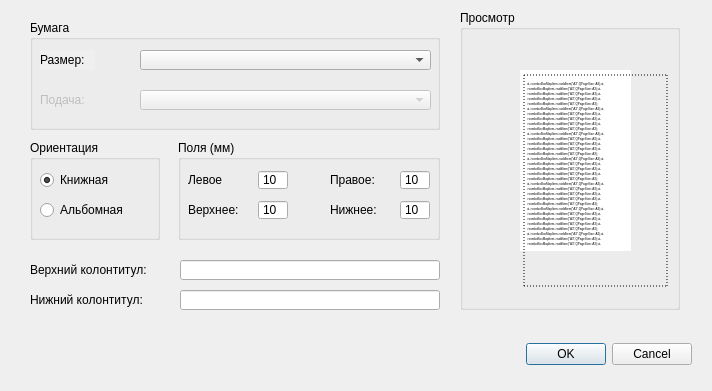
 <widget class="QDialog" name="PageSettings">
  <property name="geometry">
   <rect>
    <x>0</x>
    <y>0</y>
    <width>712</width>
    <height>391</height>
   </rect>
  </property>
  <property name="font">
   <font>
    <family>Arial</family>
    <pointsize>9</pointsize>
   </font>
  </property>
  <property name="windowTitle">
   <string>Параметры страницы</string>
  </property>
  <widget class="QGroupBox" name="groupBox_1">
   <property name="geometry">
    <rect>
     <x>30</x>
     <y>20</y>
     <width>410</width>
     <height>110</height>
    </rect>
   </property>
   <property name="title">
    <string>Бумага</string>
   </property>
   <widget class="QLabel" name="label_1">
    <property name="geometry">
     <rect>
      <x>10</x>
      <y>30</y>
      <width>55</width>
      <height>20</height>
     </rect>
    </property>
    <property name="sizePolicy">
     <sizepolicy hsizetype="Maximum" vsizetype="Maximum">
      <horstretch>0</horstretch>
      <verstretch>0</verstretch>
     </sizepolicy>
    </property>
    <property name="acceptDrops">
     <bool>false</bool>
    </property>
    <property name="toolTip">
     <string notr="true"/>
    </property>
    <property name="autoFillBackground">
     <bool>true</bool>
    </property>
    <property name="locale">
     <locale language="Russian" country="Russia"/>
    </property>
    <property name="inputMethodHints">
     <set>Qt::ImhNone</set>
    </property>
    <property name="frameShape">
     <enum>QFrame::NoFrame</enum>
    </property>
    <property name="frameShadow">
     <enum>QFrame::Plain</enum>
    </property>
    <property name="text">
     <string>Размер:</string>
    </property>
   </widget>
   <widget class="QComboBoxMapPageSize" name="comboBoxMapItem">
    <property name="geometry">
     <rect>
      <x>110</x>
      <y>30</y>
      <width>291</width>
      <height>20</height>
     </rect>
    </property>
    <property name="styleSheet">
     <string notr="true"/>
    </property>
   </widget>
   <widget class="QLabel" name="label_2">
    <property name="enabled">
     <bool>false</bool>
    </property>
    <property name="geometry">
     <rect>
      <x>10</x>
      <y>70</y>
      <width>55</width>
      <height>20</height>
     </rect>
    </property>
    <property name="sizePolicy">
     <sizepolicy hsizetype="Maximum" vsizetype="Maximum">
      <horstretch>0</horstretch>
      <verstretch>0</verstretch>
     </sizepolicy>
    </property>
    <property name="text">
     <string>Подача:</string>
    </property>
   </widget>
   <widget class="QComboBoxMapPageSize" name="comboBoxMapItem_2">
    <property name="enabled">
     <bool>false</bool>
    </property>
    <property name="geometry">
     <rect>
      <x>110</x>
      <y>70</y>
      <width>291</width>
      <height>20</height>
     </rect>
    </property>
    <property name="styleSheet">
     <string notr="true"/>
    </property>
   </widget>
  </widget>
  <widget class="QDialogButtonBox" name="buttonBox">
   <property name="geometry">
    <rect>
     <x>500</x>
     <y>340</y>
     <width>192</width>
     <height>28</height>
    </rect>
   </property>
   <property name="standardButtons">
    <set>QDialogButtonBox::Cancel|QDialogButtonBox::Ok</set>
   </property>
  </widget>
  <widget class="QGroupBox" name="groupBox_2">
   <property name="geometry">
    <rect>
     <x>460</x>
     <y>10</y>
     <width>220</width>
     <height>300</height>
    </rect>
   </property>
   <property name="title">
    <string>Просмотр</string>
   </property>
   <widget class="QTextBrowser" name="textBrowser">
    <property name="enabled">
     <bool>true</bool>
    </property>
    <property name="geometry">
     <rect>
      <x>60</x>
      <y>60</y>
      <width>111</width>
      <height>181</height>
     </rect>
    </property>
    <property name="styleSheet">
     <string notr="true">QTextBrowser{
	background: white;
	padding: 4px 3px 4px 3px;
}</string>
    </property>
    <property name="frameShape">
     <enum>QFrame::NoFrame</enum>
    </property>
    <property name="verticalScrollBarPolicy">
     <enum>Qt::ScrollBarAlwaysOff</enum>
    </property>
    <property name="horizontalScrollBarPolicy">
     <enum>Qt::ScrollBarAlwaysOff</enum>
    </property>
    <property name="html">
     <string>&lt;!DOCTYPE HTML PUBLIC &quot;-//W3C//DTD HTML 4.0//EN&quot; &quot;http://www.w3.org/TR/REC-html40/strict.dtd&quot;&gt;
&lt;html&gt;&lt;head&gt;&lt;meta name=&quot;qrichtext&quot; content=&quot;1&quot; /&gt;&lt;style type=&quot;text/css&quot;&gt;
p, li { white-space: pre-wrap; }
&lt;/style&gt;&lt;/head&gt;&lt;body style=&quot; font-family:'Arial'; font-size:9pt; font-weight:400; font-style:normal;&quot;&gt;
&lt;p style=&quot; margin-top:0px; margin-bottom:0px; margin-left:0px; margin-right:0px; -qt-block-indent:0; text-indent:0px;&quot;&gt;&lt;span style=&quot; font-family:'MS Shell Dlg 2'; font-size:3pt;&quot;&gt;    &lt;/span&gt;&lt;/p&gt;
&lt;p style=&quot; margin-top:0px; margin-bottom:0px; margin-left:0px; margin-right:0px; -qt-block-indent:0; text-indent:0px;&quot;&gt;&lt;span style=&quot; font-family:'MS Shell Dlg 2'; font-size:3pt; vertical-align:super;&quot;&gt;ui-&amp;gt;comboBoxMapItem-&amp;gt;addItem(&amp;quot;A3&amp;quot;,QPageSize::A3);ui-&amp;gt;comboBoxMapItem-&amp;gt;addItem(&amp;quot;A3&amp;quot;,QPageSize::A3);ui-&amp;gt;comboBoxMapItem-&amp;gt;addItem(&amp;quot;A3&amp;quot;,QPageSize::A3);ui-&amp;gt;comboBoxMapItem-&amp;gt;addItem(&amp;quot;A3&amp;quot;,QPageSize::A3);ui-&amp;gt;comboBoxMapItem-&amp;gt;addItem(&amp;quot;A3&amp;quot;,QPageSize::A3);&lt;/span&gt;&lt;/p&gt;
&lt;p style=&quot; margin-top:0px; margin-bottom:0px; margin-left:0px; margin-right:0px; -qt-block-indent:0; text-indent:0px;&quot;&gt;&lt;span style=&quot; font-family:'MS Shell Dlg 2'; font-size:3pt; vertical-align:super;&quot;&gt;ui-&amp;gt;comboBoxMapItem-&amp;gt;addItem(&amp;quot;A3&amp;quot;,QPageSize::A3);ui-&amp;gt;comboBoxMapItem-&amp;gt;addItem(&amp;quot;A3&amp;quot;,QPageSize::A3);ui-&amp;gt;comboBoxMapItem-&amp;gt;addItem(&amp;quot;A3&amp;quot;,QPageSize::A3);ui-&amp;gt;comboBoxMapItem-&amp;gt;addItem(&amp;quot;A3&amp;quot;,QPageSize::A3);ui-&amp;gt;comboBoxMapItem-&amp;gt;addItem(&amp;quot;A3&amp;quot;,QPageSize::A3);&lt;/span&gt;&lt;/p&gt;
&lt;p style=&quot; margin-top:0px; margin-bottom:0px; margin-left:0px; margin-right:0px; -qt-block-indent:0; text-indent:0px;&quot;&gt;&lt;span style=&quot; font-family:'MS Shell Dlg 2'; font-size:3pt; vertical-align:super;&quot;&gt;ui-&amp;gt;comboBoxMapItem-&amp;gt;addItem(&amp;quot;A3&amp;quot;,QPageSize::A3);ui-&amp;gt;comboBoxMapItem-&amp;gt;addItem(&amp;quot;A3&amp;quot;,QPageSize::A3);ui-&amp;gt;comboBoxMapItem-&amp;gt;addItem(&amp;quot;A3&amp;quot;,QPageSize::A3);ui-&amp;gt;comboBoxMapItem-&amp;gt;addItem(&amp;quot;A3&amp;quot;,QPageSize::A3);ui-&amp;gt;comboBoxMapItem-&amp;gt;addItem(&amp;quot;A3&amp;quot;,QPageSize::A3);&lt;/span&gt;&lt;/p&gt;
&lt;p style=&quot; margin-top:0px; margin-bottom:0px; margin-left:0px; margin-right:0px; -qt-block-indent:0; text-indent:0px;&quot;&gt;&lt;span style=&quot; font-family:'MS Shell Dlg 2'; font-size:3pt; vertical-align:super;&quot;&gt;ui-&amp;gt;comboBoxMapItem-&amp;gt;addItem(&amp;quot;A3&amp;quot;,QPageSize::A3);ui-&amp;gt;comboBoxMapItem-&amp;gt;addItem(&amp;quot;A3&amp;quot;,QPageSize::A3);ui-&amp;gt;comboBoxMapItem-&amp;gt;addItem(&amp;quot;A3&amp;quot;,QPageSize::A3);ui-&amp;gt;comboBoxMapItem-&amp;gt;addItem(&amp;quot;A3&amp;quot;,QPageSize::A3);ui-&amp;gt;comboBoxMapItem-&amp;gt;addItem(&amp;quot;A3&amp;quot;,QPageSize::A3);&lt;/span&gt;&lt;/p&gt;
&lt;p style=&quot; margin-top:0px; margin-bottom:0px; margin-left:0px; margin-right:0px; -qt-block-indent:0; text-indent:0px;&quot;&gt;&lt;span style=&quot; font-family:'MS Shell Dlg 2'; font-size:3pt; vertical-align:super;&quot;&gt;ui-&amp;gt;comboBoxMapItem-&amp;gt;addItem(&amp;quot;A3&amp;quot;,QPageSize::A3);ui-&amp;gt;comboBoxMapItem-&amp;gt;addItem(&amp;quot;A3&amp;quot;,QPageSize::A3);ui-&amp;gt;comboBoxMapItem-&amp;gt;addItem(&amp;quot;A3&amp;quot;,QPageSize::A3);ui-&amp;gt;comboBoxMapItem-&amp;gt;addItem(&amp;quot;A3&amp;quot;,QPageSize::A3);ui-&amp;gt;comboBoxMapItem-&amp;gt;addItem(&amp;quot;A3&amp;quot;,QPageSize::A3);&lt;/span&gt;&lt;/p&gt;
&lt;p style=&quot; margin-top:0px; margin-bottom:0px; margin-left:0px; margin-right:0px; -qt-block-indent:0; text-indent:0px;&quot;&gt;&lt;span style=&quot; font-family:'MS Shell Dlg 2'; font-size:3pt; vertical-align:super;&quot;&gt;ui-&amp;gt;comboBoxMapItem-&amp;gt;addItem(&amp;quot;A3&amp;quot;,QPageSize::A3);ui-&amp;gt;comboBoxMapItem-&amp;gt;addItem(&amp;quot;A3&amp;quot;,QPageSize::A3);ui-&amp;gt;comboBoxMapItem-&amp;gt;addItem(&amp;quot;A3&amp;quot;,QPageSize::A3);ui-&amp;gt;comboBoxMapItem-&amp;gt;addItem(&amp;quot;A3&amp;quot;,QPageSize::A3);ui-&amp;gt;comboBoxMapItem-&amp;gt;addItem(&amp;quot;A3&amp;quot;,QPageSize::A3);&lt;/span&gt;&lt;/p&gt;
&lt;p style=&quot; margin-top:0px; margin-bottom:0px; margin-left:0px; margin-right:0px; -qt-block-indent:0; text-indent:0px;&quot;&gt;&lt;span style=&quot; font-family:'MS Shell Dlg 2'; font-size:3pt; vertical-align:super;&quot;&gt;ui-&amp;gt;comboBoxMapItem-&amp;gt;addItem(&amp;quot;A3&amp;quot;,QPageSize::A3);ui-&amp;gt;comboBoxMapItem-&amp;gt;addItem(&amp;quot;A3&amp;quot;,QPageSize::A3);ui-&amp;gt;comboBoxMapItem-&amp;gt;addItem(&amp;quot;A3&amp;quot;,QPageSize::A3);ui-&amp;gt;comboBoxMapItem-&amp;gt;addItem(&amp;quot;A3&amp;quot;,QPageSize::A3);ui-&amp;gt;comboBoxMapItem-&amp;gt;addItem(&amp;quot;A3&amp;quot;,QPageSize::A3);&lt;/span&gt;&lt;/p&gt;
&lt;p style=&quot; margin-top:0px; margin-bottom:0px; margin-left:0px; margin-right:0px; -qt-block-indent:0; text-indent:0px;&quot;&gt;&lt;span style=&quot; font-family:'MS Shell Dlg 2'; font-size:3pt; vertical-align:super;&quot;&gt;ui-&amp;gt;comboBoxMapItem-&amp;gt;addItem(&amp;quot;A3&amp;quot;,QPageSize::A3);ui-&amp;gt;comboBoxMapItem-&amp;gt;addItem(&amp;quot;A3&amp;quot;,QPageSize::A3);ui-&amp;gt;comboBoxMapItem-&amp;gt;addItem(&amp;quot;A3&amp;quot;,QPageSize::A3);ui-&amp;gt;comboBoxMapItem-&amp;gt;addItem(&amp;quot;A3&amp;quot;,QPageSize::A3);ui-&amp;gt;comboBoxMapItem-&amp;gt;addItem(&amp;quot;A3&amp;quot;,QPageSize::A3);&lt;/span&gt;&lt;/p&gt;
&lt;p style=&quot; margin-top:0px; margin-bottom:0px; margin-left:0px; margin-right:0px; -qt-block-indent:0; text-indent:0px;&quot;&gt;&lt;span style=&quot; font-family:'MS Shell Dlg 2'; font-size:3pt; vertical-align:super;&quot;&gt;ui-&amp;gt;comboBoxMapItem-&amp;gt;addItem(&amp;quot;A3&amp;quot;,QPageSize::A3);ui-&amp;gt;comboBoxMapItem-&amp;gt;addItem(&amp;quot;A3&amp;quot;,QPageSize::A3);ui-&amp;gt;comboBoxMapItem-&amp;gt;addItem(&amp;quot;A3&amp;quot;,QPageSize::A3);ui-&amp;gt;comboBoxMapItem-&amp;gt;addItem(&amp;quot;A3&amp;quot;,QPageSize::A3);ui-&amp;gt;comboBoxMapItem-&amp;gt;addItem(&amp;quot;A3&amp;quot;,QPageSize::A3);&lt;/span&gt;&lt;/p&gt;
&lt;p style=&quot; margin-top:0px; margin-bottom:0px; margin-left:0px; margin-right:0px; -qt-block-indent:0; text-indent:0px;&quot;&gt;&lt;span style=&quot; font-family:'MS Shell Dlg 2'; font-size:3pt; vertical-align:super;&quot;&gt;ui-&amp;gt;comboBoxMapItem-&amp;gt;addItem(&amp;quot;A3&amp;quot;,QPageSize::A3);ui-&amp;gt;comboBoxMapItem-&amp;gt;addItem(&amp;quot;A3&amp;quot;,QPageSize::A3);ui-&amp;gt;comboBoxMapItem-&amp;gt;addItem(&amp;quot;A3&amp;quot;,QPageSize::A3);ui-&amp;gt;comboBoxMapItem-&amp;gt;addItem(&amp;quot;A3&amp;quot;,QPageSize::A3);ui-&amp;gt;comboBoxMapItem-&amp;gt;addItem(&amp;quot;A3&amp;quot;,QPageSize::A3);&lt;/span&gt;&lt;/p&gt;
&lt;p style=&quot; margin-top:0px; margin-bottom:0px; margin-left:0px; margin-right:0px; -qt-block-indent:0; text-indent:0px;&quot;&gt;&lt;span style=&quot; font-family:'MS Shell Dlg 2'; font-size:3pt; vertical-align:super;&quot;&gt;ui-&amp;gt;comboBoxMapItem-&amp;gt;addItem(&amp;quot;A3&amp;quot;,QPageSize::A3);ui-&amp;gt;comboBoxMapItem-&amp;gt;addItem(&amp;quot;A3&amp;quot;,QPageSize::A3);ui-&amp;gt;comboBoxMapItem-&amp;gt;addItem(&amp;quot;A3&amp;quot;,QPageSize::A3);ui-&amp;gt;comboBoxMapItem-&amp;gt;addItem(&amp;quot;A3&amp;quot;,QPageSize::A3);ui-&amp;gt;comboBoxMapItem-&amp;gt;addItem(&amp;quot;A3&amp;quot;,QPageSize::A3);&lt;/span&gt;&lt;/p&gt;
&lt;p style=&quot; margin-top:0px; margin-bottom:0px; margin-left:0px; margin-right:0px; -qt-block-indent:0; text-indent:0px;&quot;&gt;&lt;span style=&quot; font-family:'MS Shell Dlg 2'; font-size:3pt; vertical-align:super;&quot;&gt;ui-&amp;gt;comboBoxMapItem-&amp;gt;addItem(&amp;quot;A3&amp;quot;,QPageSize::A3);ui-&amp;gt;comboBoxMapItem-&amp;gt;addItem(&amp;quot;A3&amp;quot;,QPageSize::A3);ui-&amp;gt;comboBoxMapItem-&amp;gt;addItem(&amp;quot;A3&amp;quot;,QPageSize::A3);ui-&amp;gt;comboBoxMapItem-&amp;gt;addItem(&amp;quot;A3&amp;quot;,QPageSize::A3);ui-&amp;gt;comboBoxMapItem-&amp;gt;addItem(&amp;quot;A3&amp;quot;,QPageSize::A3);&lt;/span&gt;&lt;/p&gt;
&lt;p style=&quot; margin-top:0px; margin-bottom:0px; margin-left:0px; margin-right:0px; -qt-block-indent:0; text-indent:0px;&quot;&gt;&lt;span style=&quot; font-family:'MS Shell Dlg 2'; font-size:3pt; vertical-align:super;&quot;&gt;ui-&amp;gt;comboBoxMapItem-&amp;gt;addItem(&amp;quot;A3&amp;quot;,QPageSize::A3);ui-&amp;gt;comboBoxMapItem-&amp;gt;addItem(&amp;quot;A3&amp;quot;,QPageSize::A3);ui-&amp;gt;comboBoxMapItem-&amp;gt;addItem(&amp;quot;A3&amp;quot;,QPageSize::A3);ui-&amp;gt;comboBoxMapItem-&amp;gt;addItem(&amp;quot;A3&amp;quot;,QPageSize::A3);ui-&amp;gt;comboBoxMapItem-&amp;gt;addItem(&amp;quot;A3&amp;quot;,QPageSize::A3);&lt;/span&gt;&lt;/p&gt;
&lt;p style=&quot; margin-top:0px; margin-bottom:0px; margin-left:0px; margin-right:0px; -qt-block-indent:0; text-indent:0px;&quot;&gt;&lt;span style=&quot; font-family:'MS Shell Dlg 2'; font-size:3pt; vertical-align:super;&quot;&gt;ui-&amp;gt;comboBoxMapItem-&amp;gt;addItem(&amp;quot;A3&amp;quot;,QPageSize::A3);ui-&amp;gt;comboBoxMapItem-&amp;gt;addItem(&amp;quot;A3&amp;quot;,QPageSize::A3);ui-&amp;gt;comboBoxMapItem-&amp;gt;addItem(&amp;quot;A3&amp;quot;,QPageSize::A3);ui-&amp;gt;comboBoxMapItem-&amp;gt;addItem(&amp;quot;A3&amp;quot;,QPageSize::A3);ui-&amp;gt;comboBoxMapItem-&amp;gt;addItem(&amp;quot;A3&amp;quot;,QPageSize::A3);&lt;/span&gt;&lt;/p&gt;
&lt;p style=&quot; margin-top:0px; margin-bottom:0px; margin-left:0px; margin-right:0px; -qt-block-indent:0; text-indent:0px;&quot;&gt;&lt;span style=&quot; font-family:'MS Shell Dlg 2'; font-size:3pt; vertical-align:super;&quot;&gt;ui-&amp;gt;comboBoxMapItem-&amp;gt;addItem(&amp;quot;A3&amp;quot;,QPageSize::A3);ui-&amp;gt;comboBoxMapItem-&amp;gt;addItem(&amp;quot;A3&amp;quot;,QPageSize::A3);ui-&amp;gt;comboBoxMapItem-&amp;gt;addItem(&amp;quot;A3&amp;quot;,QPageSize::A3);ui-&amp;gt;comboBoxMapItem-&amp;gt;addItem(&amp;quot;A3&amp;quot;,QPageSize::A3);ui-&amp;gt;comboBoxMapItem-&amp;gt;addItem(&amp;quot;A3&amp;quot;,QPageSize::A3);&lt;/span&gt;&lt;/p&gt;
&lt;p style=&quot; margin-top:0px; margin-bottom:0px; margin-left:0px; margin-right:0px; -qt-block-indent:0; text-indent:0px;&quot;&gt;&lt;span style=&quot; font-family:'MS Shell Dlg 2'; font-size:3pt; vertical-align:super;&quot;&gt;ui-&amp;gt;comboBoxMapItem-&amp;gt;addItem(&amp;quot;A3&amp;quot;,QPageSize::A3);ui-&amp;gt;comboBoxMapItem-&amp;gt;addItem(&amp;quot;A3&amp;quot;,QPageSize::A3);ui-&amp;gt;comboBoxMapItem-&amp;gt;addItem(&amp;quot;A3&amp;quot;,QPageSize::A3);ui-&amp;gt;comboBoxMapItem-&amp;gt;addItem(&amp;quot;A3&amp;quot;,QPageSize::A3);ui-&amp;gt;comboBoxMapItem-&amp;gt;addItem(&amp;quot;A3&amp;quot;,QPageSize::A3);&lt;/span&gt;&lt;/p&gt;
&lt;p style=&quot; margin-top:0px; margin-bottom:0px; margin-left:0px; margin-right:0px; -qt-block-indent:0; text-indent:0px;&quot;&gt;&lt;span style=&quot; font-family:'MS Shell Dlg 2'; font-size:3pt; vertical-align:super;&quot;&gt;ui-&amp;gt;comboBoxMapItem-&amp;gt;addItem(&amp;quot;A3&amp;quot;,QPageSize::A3);ui-&amp;gt;comboBoxMapItem-&amp;gt;addItem(&amp;quot;A3&amp;quot;,QPageSize::A3);ui-&amp;gt;comboBoxMapItem-&amp;gt;addItem(&amp;quot;A3&amp;quot;,QPageSize::A3);ui-&amp;gt;comboBoxMapItem-&amp;gt;addItem(&amp;quot;A3&amp;quot;,QPageSize::A3);ui-&amp;gt;comboBoxMapItem-&amp;gt;addItem(&amp;quot;A3&amp;quot;,QPageSize::A3);&lt;/span&gt;&lt;/p&gt;
&lt;p style=&quot; margin-top:0px; margin-bottom:0px; margin-left:0px; margin-right:0px; -qt-block-indent:0; text-indent:0px;&quot;&gt;&lt;span style=&quot; font-family:'MS Shell Dlg 2'; font-size:3pt; vertical-align:super;&quot;&gt;ui-&amp;gt;comboBoxMapItem-&amp;gt;addItem(&amp;quot;A3&amp;quot;,QPageSize::A3);ui-&amp;gt;comboBoxMapItem-&amp;gt;addItem(&amp;quot;A3&amp;quot;,QPageSize::A3);ui-&amp;gt;comboBoxMapItem-&amp;gt;addItem(&amp;quot;A3&amp;quot;,QPageSize::A3);ui-&amp;gt;comboBoxMapItem-&amp;gt;addItem(&amp;quot;A3&amp;quot;,QPageSize::A3);ui-&amp;gt;comboBoxMapItem-&amp;gt;addItem(&amp;quot;A3&amp;quot;,QPageSize::A3);&lt;/span&gt;&lt;/p&gt;
&lt;p style=&quot; margin-top:0px; margin-bottom:0px; margin-left:0px; margin-right:0px; -qt-block-indent:0; text-indent:0px;&quot;&gt;&lt;span style=&quot; font-family:'MS Shell Dlg 2'; font-size:3pt; vertical-align:super;&quot;&gt;ui-&amp;gt;comboBoxMapItem-&amp;gt;addItem(&amp;quot;A3&amp;quot;,QPageSize::A3);ui-&amp;gt;comboBoxMapItem-&amp;gt;addItem(&amp;quot;A3&amp;quot;,QPageSize::A3);ui-&amp;gt;comboBoxMapItem-&amp;gt;addItem(&amp;quot;A3&amp;quot;,QPageSize::A3);ui-&amp;gt;comboBoxMapItem-&amp;gt;addItem(&amp;quot;A3&amp;quot;,QPageSize::A3);ui-&amp;gt;comboBoxMapItem-&amp;gt;addItem(&amp;quot;A3&amp;quot;,QPageSize::A3);&lt;/span&gt;&lt;/p&gt;
&lt;p style=&quot; margin-top:0px; margin-bottom:0px; margin-left:0px; margin-right:0px; -qt-block-indent:0; text-indent:0px;&quot;&gt;&lt;span style=&quot; font-family:'MS Shell Dlg 2'; font-size:3pt; vertical-align:super;&quot;&gt;ui-&amp;gt;comboBoxMapItem-&amp;gt;addItem(&amp;quot;A3&amp;quot;,QPageSize::A3);ui-&amp;gt;comboBoxMapItem-&amp;gt;addItem(&amp;quot;A3&amp;quot;,QPageSize::A3);ui-&amp;gt;comboBoxMapItem-&amp;gt;addItem(&amp;quot;A3&amp;quot;,QPageSize::A3);ui-&amp;gt;comboBoxMapItem-&amp;gt;addItem(&amp;quot;A3&amp;quot;,QPageSize::A3);ui-&amp;gt;comboBoxMapItem-&amp;gt;addItem(&amp;quot;A3&amp;quot;,QPageSize::A3);&lt;/span&gt;&lt;/p&gt;
&lt;p style=&quot; margin-top:0px; margin-bottom:0px; margin-left:0px; margin-right:0px; -qt-block-indent:0; text-indent:0px;&quot;&gt;&lt;span style=&quot; font-family:'MS Shell Dlg 2'; font-size:3pt; vertical-align:super;&quot;&gt;ui-&amp;gt;comboBoxMapItem-&amp;gt;addItem(&amp;quot;A3&amp;quot;,QPageSize::A3);ui-&amp;gt;comboBoxMapItem-&amp;gt;addItem(&amp;quot;A3&amp;quot;,QPageSize::A3);ui-&amp;gt;comboBoxMapItem-&amp;gt;addItem(&amp;quot;A3&amp;quot;,QPageSize::A3);ui-&amp;gt;comboBoxMapItem-&amp;gt;addItem(&amp;quot;A3&amp;quot;,QPageSize::A3);ui-&amp;gt;comboBoxMapItem-&amp;gt;addItem(&amp;quot;A3&amp;quot;,QPageSize::A3);&lt;/span&gt;&lt;/p&gt;
&lt;p style=&quot; margin-top:0px; margin-bottom:0px; margin-left:0px; margin-right:0px; -qt-block-indent:0; text-indent:0px;&quot;&gt;&lt;span style=&quot; font-family:'MS Shell Dlg 2'; font-size:3pt; vertical-align:super;&quot;&gt;ui-&amp;gt;comboBoxMapItem-&amp;gt;addItem(&amp;quot;A3&amp;quot;,QPageSize::A3);ui-&amp;gt;comboBoxMapItem-&amp;gt;addItem(&amp;quot;A3&amp;quot;,QPageSize::A3);ui-&amp;gt;comboBoxMapItem-&amp;gt;addItem(&amp;quot;A3&amp;quot;,QPageSize::A3);ui-&amp;gt;comboBoxMapItem-&amp;gt;addItem(&amp;quot;A3&amp;quot;,QPageSize::A3);ui-&amp;gt;comboBoxMapItem-&amp;gt;addItem(&amp;quot;A3&amp;quot;,QPageSize::A3);&lt;/span&gt;&lt;/p&gt;
&lt;p style=&quot; margin-top:0px; margin-bottom:0px; margin-left:0px; margin-right:0px; -qt-block-indent:0; text-indent:0px;&quot;&gt;&lt;span style=&quot; font-family:'MS Shell Dlg 2'; font-size:3pt; vertical-align:super;&quot;&gt;ui-&amp;gt;comboBoxMapItem-&amp;gt;addItem(&amp;quot;A3&amp;quot;,QPageSize::A3);ui-&amp;gt;comboBoxMapItem-&amp;gt;addItem(&amp;quot;A3&amp;quot;,QPageSize::A3);ui-&amp;gt;comboBoxMapItem-&amp;gt;addItem(&amp;quot;A3&amp;quot;,QPageSize::A3);ui-&amp;gt;comboBoxMapItem-&amp;gt;addItem(&amp;quot;A3&amp;quot;,QPageSize::A3);ui-&amp;gt;comboBoxMapItem-&amp;gt;addItem(&amp;quot;A3&amp;quot;,QPageSize::A3);&lt;/span&gt;&lt;/p&gt;
&lt;p style=&quot; margin-top:0px; margin-bottom:0px; margin-left:0px; margin-right:0px; -qt-block-indent:0; text-indent:0px;&quot;&gt;&lt;span style=&quot; font-family:'MS Shell Dlg 2'; font-size:3pt; vertical-align:super;&quot;&gt;ui-&amp;gt;comboBoxMapItem-&amp;gt;addItem(&amp;quot;A3&amp;quot;,QPageSize::A3);ui-&amp;gt;comboBoxMapItem-&amp;gt;addItem(&amp;quot;A3&amp;quot;,QPageSize::A3);ui-&amp;gt;comboBoxMapItem-&amp;gt;addItem(&amp;quot;A3&amp;quot;,QPageSize::A3);ui-&amp;gt;comboBoxMapItem-&amp;gt;addItem(&amp;quot;A3&amp;quot;,QPageSize::A3);ui-&amp;gt;comboBoxMapItem-&amp;gt;addItem(&amp;quot;A3&amp;quot;,QPageSize::A3);&lt;/span&gt;&lt;/p&gt;
&lt;p style=&quot; margin-top:0px; margin-bottom:0px; margin-left:0px; margin-right:0px; -qt-block-indent:0; text-indent:0px;&quot;&gt;&lt;span style=&quot; font-family:'MS Shell Dlg 2'; font-size:3pt; vertical-align:super;&quot;&gt;ui-&amp;gt;comboBoxMapItem-&amp;gt;addItem(&amp;quot;A3&amp;quot;,QPageSize::A3);ui-&amp;gt;comboBoxMapItem-&amp;gt;addItem(&amp;quot;A3&amp;quot;,QPageSize::A3);ui-&amp;gt;comboBoxMapItem-&amp;gt;addItem(&amp;quot;A3&amp;quot;,QPageSize::A3);ui-&amp;gt;comboBoxMapItem-&amp;gt;addItem(&amp;quot;A3&amp;quot;,QPageSize::A3);ui-&amp;gt;comboBoxMapItem-&amp;gt;addItem(&amp;quot;A3&amp;quot;,QPageSize::A3);&lt;/span&gt;&lt;/p&gt;
&lt;p style=&quot; margin-top:0px; margin-bottom:0px; margin-left:0px; margin-right:0px; -qt-block-indent:0; text-indent:0px;&quot;&gt;&lt;span style=&quot; font-family:'MS Shell Dlg 2'; font-size:3pt; vertical-align:super;&quot;&gt;ui-&amp;gt;comboBoxMapItem-&amp;gt;addItem(&amp;quot;A3&amp;quot;,QPageSize::A3);ui-&amp;gt;comboBoxMapItem-&amp;gt;addItem(&amp;quot;A3&amp;quot;,QPageSize::A3);ui-&amp;gt;comboBoxMapItem-&amp;gt;addItem(&amp;quot;A3&amp;quot;,QPageSize::A3);ui-&amp;gt;comboBoxMapItem-&amp;gt;addItem(&amp;quot;A3&amp;quot;,QPageSize::A3);ui-&amp;gt;comboBoxMapItem-&amp;gt;addItem(&amp;quot;A3&amp;quot;,QPageSize::A3);&lt;/span&gt;&lt;/p&gt;
&lt;p style=&quot; margin-top:0px; margin-bottom:0px; margin-left:0px; margin-right:0px; -qt-block-indent:0; text-indent:0px;&quot;&gt;&lt;span style=&quot; font-family:'MS Shell Dlg 2'; font-size:3pt; vertical-align:super;&quot;&gt;ui-&amp;gt;comboBoxMapItem-&amp;gt;addItem(&amp;quot;A3&amp;quot;,QPageSize::A3);ui-&amp;gt;comboBoxMapItem-&amp;gt;addItem(&amp;quot;A3&amp;quot;,QPageSize::A3);ui-&amp;gt;comboBoxMapItem-&amp;gt;addItem(&amp;quot;A3&amp;quot;,QPageSize::A3);ui-&amp;gt;comboBoxMapItem-&amp;gt;addItem(&amp;quot;A3&amp;quot;,QPageSize::A3);ui-&amp;gt;comboBoxMapItem-&amp;gt;addItem(&amp;quot;A3&amp;quot;,QPageSize::A3);&lt;/span&gt;&lt;/p&gt;
&lt;p style=&quot; margin-top:0px; margin-bottom:0px; margin-left:0px; margin-right:0px; -qt-block-indent:0; text-indent:0px;&quot;&gt;&lt;span style=&quot; font-family:'MS Shell Dlg 2'; font-size:3pt; vertical-align:super;&quot;&gt;ui-&amp;gt;comboBoxMapItem-&amp;gt;addItem(&amp;quot;A3&amp;quot;,QPageSize::A3);ui-&amp;gt;comboBoxMapItem-&amp;gt;addItem(&amp;quot;A3&amp;quot;,QPageSize::A3);ui-&amp;gt;comboBoxMapItem-&amp;gt;addItem(&amp;quot;A3&amp;quot;,QPageSize::A3);ui-&amp;gt;comboBoxMapItem-&amp;gt;addItem(&amp;quot;A3&amp;quot;,QPageSize::A3);ui-&amp;gt;comboBoxMapItem-&amp;gt;addItem(&amp;quot;A3&amp;quot;,QPageSize::A3);&lt;/span&gt;&lt;/p&gt;
&lt;p style=&quot; margin-top:0px; margin-bottom:0px; margin-left:0px; margin-right:0px; -qt-block-indent:0; text-indent:0px;&quot;&gt;&lt;span style=&quot; font-family:'MS Shell Dlg 2'; font-size:3pt; vertical-align:super;&quot;&gt;ui-&amp;gt;comboBoxMapItem-&amp;gt;addItem(&amp;quot;A3&amp;quot;,QPageSize::A3);ui-&amp;gt;comboBoxMapItem-&amp;gt;addItem(&amp;quot;A3&amp;quot;,QPageSize::A3);ui-&amp;gt;comboBoxMapItem-&amp;gt;addItem(&amp;quot;A3&amp;quot;,QPageSize::A3);ui-&amp;gt;comboBoxMapItem-&amp;gt;addItem(&amp;quot;A3&amp;quot;,QPageSize::A3);ui-&amp;gt;comboBoxMapItem-&amp;gt;addItem(&amp;quot;A3&amp;quot;,QPageSize::A3);&lt;/span&gt;&lt;/p&gt;
&lt;p style=&quot;-qt-paragraph-type:empty; margin-top:0px; margin-bottom:0px; margin-left:0px; margin-right:0px; -qt-block-indent:0; text-indent:0px; font-size:4pt;&quot;&gt;&lt;br /&gt;&lt;/p&gt;&lt;/body&gt;&lt;/html&gt;</string>
    </property>
   </widget>
   <widget class="QFrame" name="frame">
    <property name="enabled">
     <bool>false</bool>
    </property>
    <property name="geometry">
     <rect>
      <x>61</x>
      <y>61</y>
      <width>150</width>
      <height>220</height>
     </rect>
    </property>
    <property name="sizePolicy">
     <sizepolicy hsizetype="Fixed" vsizetype="Fixed">
      <horstretch>0</horstretch>
      <verstretch>0</verstretch>
     </sizepolicy>
    </property>
    <property name="styleSheet">
     <string notr="true">QFrame{
	border-width: 1px;
	border-style: dotted;
	border-color: black;
	margin: 4px 3px 4px 3px;
}</string>
    </property>
    <property name="frameShape">
     <enum>QFrame::Box</enum>
    </property>
   </widget>
  </widget>
  <widget class="QGroupBox" name="groupBox_padding">
   <property name="geometry">
    <rect>
     <x>178</x>
     <y>140</y>
     <width>262</width>
     <height>100</height>
    </rect>
   </property>
   <property name="title">
    <string>Поля (мм)</string>
   </property>
   <widget class="QSpinBox" name="spinBox_left">
    <property name="geometry">
     <rect>
      <x>80</x>
      <y>30</y>
      <width>30</width>
      <height>20</height>
     </rect>
    </property>
    <property name="buttonSymbols">
     <enum>QAbstractSpinBox::NoButtons</enum>
    </property>
    <property name="value">
     <number>10</number>
    </property>
   </widget>
   <widget class="QSpinBox" name="spinBox_top">
    <property name="geometry">
     <rect>
      <x>80</x>
      <y>60</y>
      <width>30</width>
      <height>20</height>
     </rect>
    </property>
    <property name="buttonSymbols">
     <enum>QAbstractSpinBox::NoButtons</enum>
    </property>
    <property name="value">
     <number>10</number>
    </property>
   </widget>
   <widget class="QLabel" name="label_left">
    <property name="geometry">
     <rect>
      <x>10</x>
      <y>30</y>
      <width>60</width>
      <height>20</height>
     </rect>
    </property>
    <property name="sizePolicy">
     <sizepolicy hsizetype="Maximum" vsizetype="Maximum">
      <horstretch>0</horstretch>
      <verstretch>0</verstretch>
     </sizepolicy>
    </property>
    <property name="maximumSize">
     <size>
      <width>16777215</width>
      <height>20</height>
     </size>
    </property>
    <property name="text">
     <string>Левое</string>
    </property>
   </widget>
   <widget class="QLabel" name="label_top">
    <property name="geometry">
     <rect>
      <x>10</x>
      <y>60</y>
      <width>60</width>
      <height>20</height>
     </rect>
    </property>
    <property name="sizePolicy">
     <sizepolicy hsizetype="Maximum" vsizetype="Maximum">
      <horstretch>0</horstretch>
      <verstretch>0</verstretch>
     </sizepolicy>
    </property>
    <property name="maximumSize">
     <size>
      <width>16777215</width>
      <height>20</height>
     </size>
    </property>
    <property name="text">
     <string>Верхнее:</string>
    </property>
   </widget>
   <widget class="QLabel" name="label_right">
    <property name="geometry">
     <rect>
      <x>152</x>
      <y>30</y>
      <width>60</width>
      <height>20</height>
     </rect>
    </property>
    <property name="text">
     <string>Правое:</string>
    </property>
   </widget>
   <widget class="QLabel" name="label_bottom">
    <property name="geometry">
     <rect>
      <x>152</x>
      <y>60</y>
      <width>60</width>
      <height>20</height>
     </rect>
    </property>
    <property name="text">
     <string>Нижнее:</string>
    </property>
   </widget>
   <widget class="QSpinBox" name="spinBox_right">
    <property name="geometry">
     <rect>
      <x>222</x>
      <y>30</y>
      <width>30</width>
      <height>20</height>
     </rect>
    </property>
    <property name="buttonSymbols">
     <enum>QAbstractSpinBox::NoButtons</enum>
    </property>
    <property name="value">
     <number>10</number>
    </property>
   </widget>
   <widget class="QSpinBox" name="spinBox_bottom">
    <property name="geometry">
     <rect>
      <x>222</x>
      <y>60</y>
      <width>30</width>
      <height>20</height>
     </rect>
    </property>
    <property name="buttonSymbols">
     <enum>QAbstractSpinBox::NoButtons</enum>
    </property>
    <property name="value">
     <number>10</number>
    </property>
   </widget>
  </widget>
  <widget class="QGroupBox" name="groupBox_orientation">
   <property name="geometry">
    <rect>
     <x>30</x>
     <y>140</y>
     <width>130</width>
     <height>100</height>
    </rect>
   </property>
   <property name="sizePolicy">
    <sizepolicy hsizetype="Fixed" vsizetype="Preferred">
     <horstretch>0</horstretch>
     <verstretch>0</verstretch>
    </sizepolicy>
   </property>
   <property name="maximumSize">
    <size>
     <width>150</width>
     <height>16777215</height>
    </size>
   </property>
   <property name="title">
    <string>Ориентация</string>
   </property>
   <property name="checked">
    <bool>false</bool>
   </property>
   <widget class="QRadioButton" name="radioButton_portrait">
    <property name="geometry">
     <rect>
      <x>10</x>
      <y>30</y>
      <width>130</width>
      <height>20</height>
     </rect>
    </property>
    <property name="text">
     <string>Книжная</string>
    </property>
    <property name="checkable">
     <bool>true</bool>
    </property>
    <property name="checked">
     <bool>true</bool>
    </property>
   </widget>
   <widget class="QRadioButton" name="radioButton_landscape">
    <property name="geometry">
     <rect>
      <x>10</x>
      <y>60</y>
      <width>130</width>
      <height>20</height>
     </rect>
    </property>
    <property name="text">
     <string>Альбомная</string>
    </property>
    <property name="checkable">
     <bool>true</bool>
    </property>
    <property name="checked">
     <bool>false</bool>
    </property>
   </widget>
  </widget>
  <widget class="QLineEdit" name="lineEdit_page_header">
   <property name="geometry">
    <rect>
     <x>180</x>
     <y>260</y>
     <width>260</width>
     <height>20</height>
    </rect>
   </property>
  </widget>
  <widget class="QLabel" name="label_page_header">
   <property name="geometry">
    <rect>
     <x>30</x>
     <y>260</y>
     <width>140</width>
     <height>20</height>
    </rect>
   </property>
   <property name="text">
    <string>Верхний колонтитул:</string>
   </property>
  </widget>
  <widget class="QLabel" name="label_footer">
   <property name="geometry">
    <rect>
     <x>30</x>
     <y>290</y>
     <width>140</width>
     <height>20</height>
    </rect>
   </property>
   <property name="text">
    <string>Нижний колонтитул:</string>
   </property>
  </widget>
  <widget class="QLineEdit" name="lineEdit_footer">
   <property name="geometry">
    <rect>
     <x>180</x>
     <y>290</y>
     <width>260</width>
     <height>20</height>
    </rect>
   </property>
  </widget>
 </widget>
